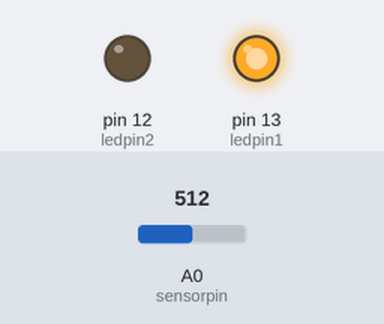
Bench run of a sketch on a simulated Arduino Uno, built with avr-gcc and run on an emulated ATmega328P. Parts: output pins drawn as LEDs (lit = HIGH). The inputs (shaded band) are chosen by the test bench; at power-on: A0 (sensorpin) = 512. What the sketch prints to the serial monitor is not drawn.

Above: at 1.3 s.
1.4 s: A0 (sensorpin) set to 43
3.4 s: A0 (sensorpin) set to 37
At 3.9 s:
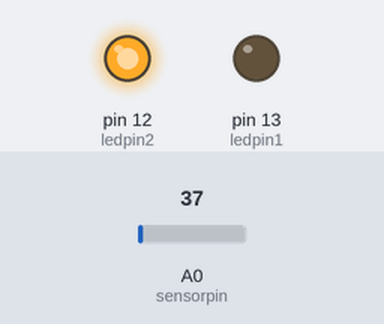
4.9 s: A0 (sensorpin) set to 122
At 6.1 s:
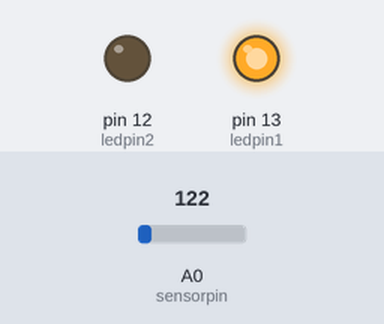
6.4 s: A0 (sensorpin) set to 20
At 7.4 s:
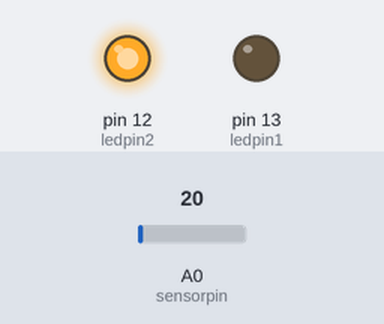
Timing chart, 0 to 8.9 s (numbered marks = the images above; inputs shaded):
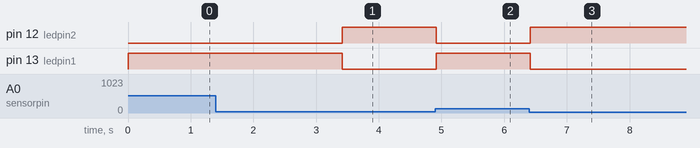

Measured:
- the behaviour switches between 40 and 39 on A0 (sensorpin) (found by bisection; images 0 and 1)
- after the input at 1.4 s, every drawn part: stays the same
- after the input at 3.4 s, pin 12 (ledpin2): LOW → HIGH at once; pin 13 (ledpin1): HIGH → LOW at once
- after the input at 4.9 s, pin 12 (ledpin2): HIGH → LOW at once; pin 13 (ledpin1): LOW → HIGH at once
- after the input at 6.4 s, pin 12 (ledpin2): LOW → HIGH at once; pin 13 (ledpin1): HIGH → LOW at once

The sketch:

heatKontrol.ino
```cpp
int sensorpin= A0;
int sensorval;
int ledpin1=13;
int ledpin2=12;
void setup() {
  pinMode(sensorpin,INPUT);
  pinMode(ledpin1,OUTPUT);
  pinMode(ledpin2,OUTPUT);
  Serial.begin(9600);
  digitalWrite(ledpin1, LOW);
  digitalWrite(ledpin2,LOW);
}
  void loop() {
   sensorval=analogRead(sensorpin);
  sensorval=sensorval/2.0741;
  sensorval++;
  if(sensorval>30)
  {
    digitalWrite(ledpin1,HIGH);
    digitalWrite(ledpin2,LOW);
    delay(500);
  }
  if(sensorval<20)
  {
    digitalWrite(ledpin1,LOW);
    digitalWrite(ledpin2,HIGH);
    delay(500);
  }
  Serial.print("Sicaklik = ");
  Serial.println(sensorval);
  Serial.print(" C");
}
```
